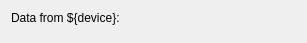
<?xml version="1.0" encoding="UTF-8"?>
<ui version="4.0">
 <class>Form</class>
 <widget class="QWidget" name="Form">
  <property name="geometry">
   <rect>
    <x>0</x>
    <y>0</y>
    <width>307</width>
    <height>43</height>
   </rect>
  </property>
  <property name="windowTitle">
   <string>Form</string>
  </property>
  <layout class="QHBoxLayout" name="horizontalLayout">
   <item>
    <layout class="QFormLayout" name="formLayout">
     <item row="0" column="0">
      <widget class="QLabel" name="label">
       <property name="text">
        <string>Data from ${device}:</string>
       </property>
      </widget>
     </item>
     <item row="0" column="1">
      <widget class="CLabel" name="CLabel">
       <property name="channel" stdset="0">
        <string notr="true">japc:///${device}/Acquisition#IntVal</string>
       </property>
       <property name="displayFormat" stdset="0">
        <enum>PyDMLabel::Decimal</enum>
       </property>
      </widget>
     </item>
    </layout>
   </item>
  </layout>
 </widget>
 <customwidgets>
  <customwidget>
   <class>PyDMLabel</class>
   <extends>QLabel</extends>
   <header>pydm.widgets.label</header>
  </customwidget>
  <customwidget>
   <class>CLabel</class>
   <extends>PyDMLabel</extends>
   <header>comrad.widgets.indicators</header>
  </customwidget>
 </customwidgets>
 <resources/>
 <connections/>
</ui>
